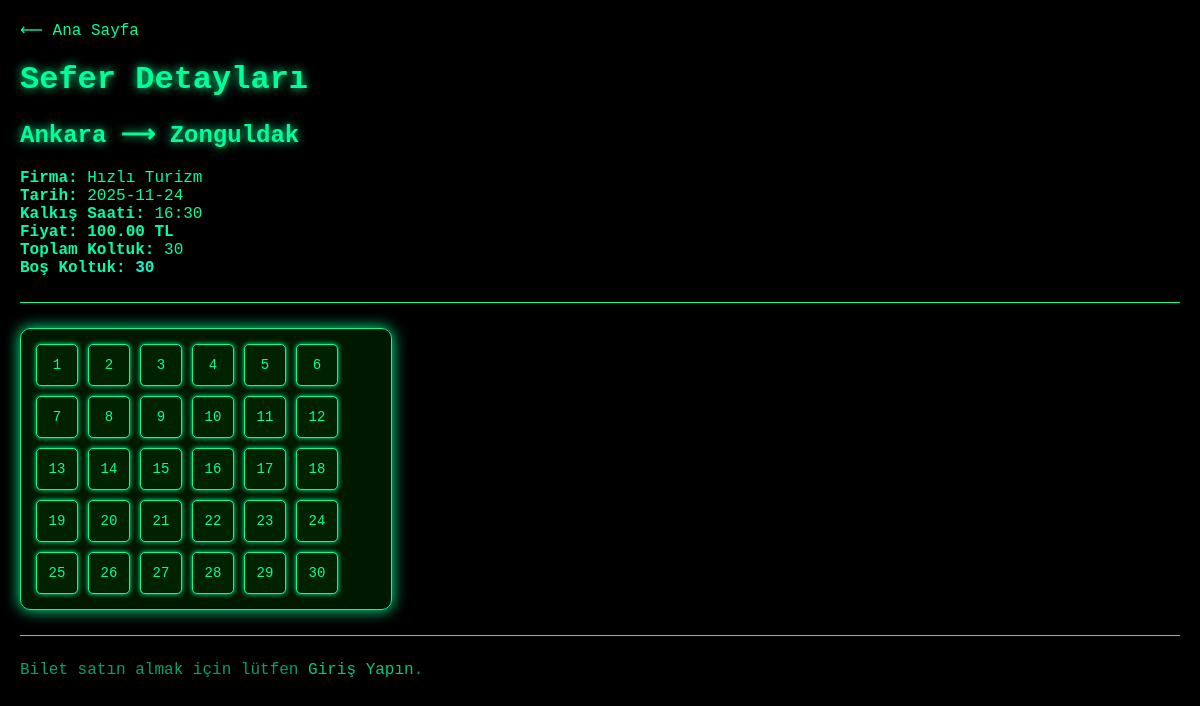
Page /sefer_detay.php?trip_id=12 on the committed database.
### tables this page shows
CREATE TABLE trips (
    id INTEGER PRIMARY KEY AUTOINCREMENT, -- Benzersiz Sefer ID'si
    firma_id INTEGER NOT NULL,            -- Hangi Firmaya Ait Olduğu
    departure_city TEXT NOT NULL,         -- Kalkış Şehri
    arrival_city TEXT NOT NULL,           -- Varış Şehri
    trip_date DATE NOT NULL,              -- Sefer Tarihi
    departure_time TIME NOT NULL,         -- Kalkış Saati
    price REAL NOT NULL,                  -- Bilet Fiyatı
    total_seats INTEGER NOT NULL,         -- Toplam Koltuk Sayısı
    created_at DATETIME DEFAULT CURRENT_TIMESTAMP,
    FOREIGN KEY (firma_id) REFERENCES firms(id)
);

CREATE TABLE firms (
    id INTEGER PRIMARY KEY AUTOINCREMENT, -- Benzersiz Firma ID'si
    name TEXT NOT NULL UNIQUE,            -- Firma Adı
    logo_url TEXT,                        -- Firma Logosu URL'si
    created_at DATETIME DEFAULT CURRENT_TIMESTAMP
);

### sefer_detay.php (the view, shortened to what this page needs)
<?php
$is_logged_in = isset($_SESSION['user_id']);
$user_role = $_SESSION['role'] ?? 'ziyaretci';
$database_file = 'database.sqlite';
$trip_id = $_GET['trip_id'] ?? null;
try {
    $db = new PDO("sqlite:$database_file");
    $db->setAttribute(PDO::ATTR_ERRMODE, PDO::ERRMODE_EXCEPTION);
    $stmt_trip = $db->prepare("SELECT t.*, f.name as firma_name
                               FROM trips t
                               JOIN firms f ON t.firma_id = f.id
                               WHERE t.id = ?");
    $stmt_trip->execute([$trip_id]);
    $trip = $stmt_trip->fetch(PDO::FETCH_ASSOC);
    $stmt_seats = $db->prepare("SELECT seat_number FROM tickets WHERE trip_id = ? AND is_cancelled = 0");
    $stmt_seats->execute([$trip_id]);
    $occupied_seats = $stmt_seats->fetchAll(PDO::FETCH_COLUMN);
    $available_seats_count = $trip['total_seats'] - count($occupied_seats);
} catch (Exception $e) {
    $error = "Hata: " . $e->getMessage();
}
?>
<!DOCTYPE html>
<html lang="tr">
<head>
</head>
<body>
    <p><a href="index.php">⟵ Ana Sayfa</a></p>
    <h1> Sefer Detayları</h1>
    <h2><?php echo htmlspecialchars($trip['departure_city']); ?> ⟶ <?php echo htmlspecialchars($trip['arrival_city']); ?></h2>
    <p>
        <strong>Firma:</strong> <?php echo htmlspecialchars($trip['firma_name']); ?><br>
        <strong>Tarih:</strong> <?php echo htmlspecialchars($trip['trip_date']); ?><br>
        <strong>Kalkış Saati:</strong> <?php echo htmlspecialchars($trip['departure_time']); ?><br>
        <strong>Fiyat:</strong> <strong style="color: #00ffaa;"><?php echo number_format($trip['price'], 2); ?> TL</strong><br>
        <strong>Toplam Koltuk:</strong> <?php echo htmlspecialchars($trip['total_seats']); ?><br>
        <strong>Boş Koltuk:</strong> <strong style="color: #00ffcc;"><?php echo $available_seats_count; ?></strong>
    </p>
    <hr>
    <div class="seat-map">
        <?php for ($i = 1; $i <= $trip['total_seats']; $i++): ?>
            <?php
                $is_occupied = in_array($i, $occupied_seats);
                $class = $is_occupied ? 'occupied' : 'available';
            ?>
            <div class="seat <?php echo $class; ?>"
                 title="<?php echo $is_occupied ? 'Dolu' : 'Boş'; ?>">
                <?php echo $i; ?>
            </div>
        <?php endfor; ?>
    </div>
    <hr>
    <?php if ($is_logged_in && $user_role === 'user'): ?>
        <p>
            <a href="bilet_satin_al.php?trip_id=<?php echo $trip['id']; ?>" class="btn">
                Bilet Satın Al
            </a>
        </p>
    <?php else: ?>
        <p style="color: gray;">
            Bilet satın almak için lütfen <a href="login.php">Giriş Yapın</a>.
        </p>
    <?php endif; ?>
</body>
</html>

### sefer_detay.php (style rules this page uses)
body { background-color: #000; color: #00ff99; font-family: 'Courier New', monospace; margin: 20px; animation: matrix-bg 5s infinite alternate; }
a { color: #00ff99; text-decoration: none; transition: 0.3s; }
h1, h2, h3 { color: #00ff99; text-shadow: 0 0 10px #00ff99; }
hr { border: 0; border-top: 1px solid #00ff99; margin: 25px 0; }
strong { color: #00ffaa; }
.seat-map { display: flex; flex-wrap: wrap; width: 350px; margin-top: 20px; border: 1px solid #00ff99; padding: 10px; border-radius: 10px; box-shadow: 0 0 15px #00ff99; background-color: rgba(0, 30, 0, 0.8); }
.seat { width: 40px; height: 40px; margin: 5px; text-align: center; line-height: 40px; font-size: 14px; border: 1px solid #00ff99; border-radius: 5px; box-shadow: 0 0 5px #00ff99; transition: 0.3s; }
.seat.available { background-color: #002200; color: #00ff99; }
p[style*="color: gray"] { color: #00cc88 !important; opacity: 0.8; }

### rows in the picture
trips: departure_city "Ankara", arrival_city "Zonguldak", firma.name "Hızlı Turizm", trip_date "2025-11-24", departure_time "16:30", price "100.00", total_seats "30"
